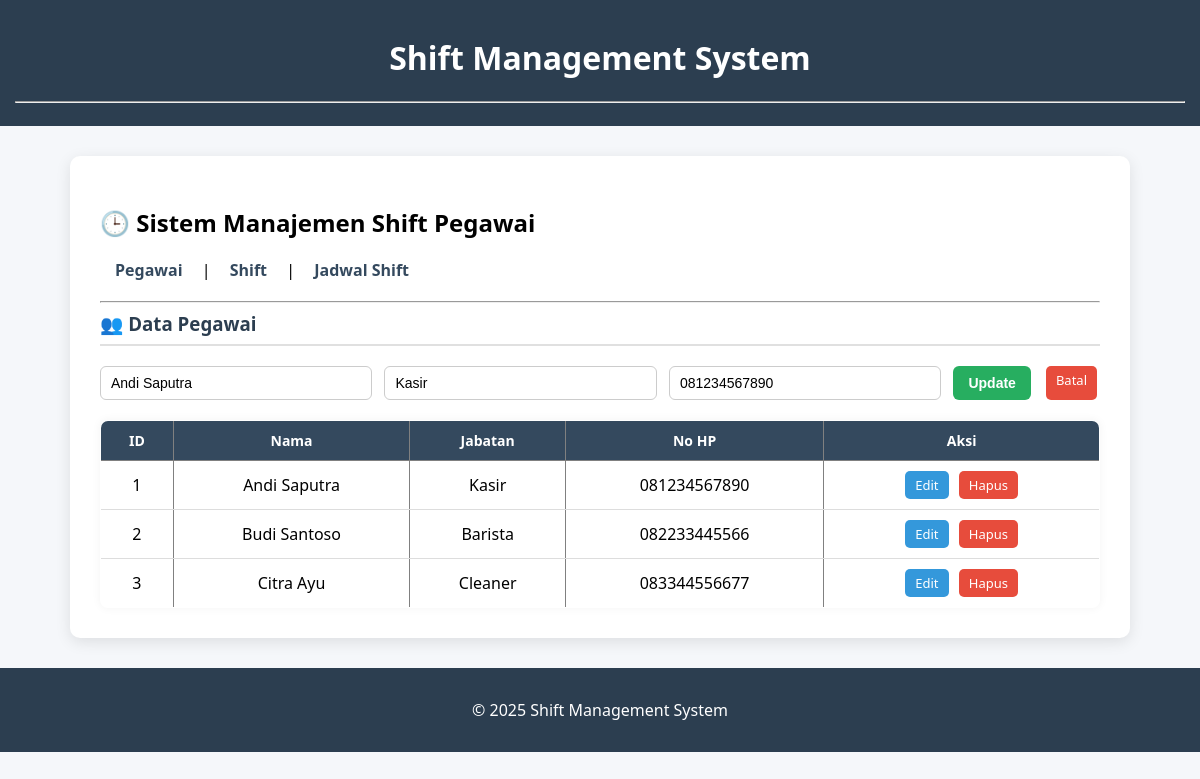
The page /?page=pegawai&edit_pegawai=1 on the database its author committed.
### tables this page shows
CREATE TABLE pegawai (
    id_pegawai INT AUTO_INCREMENT PRIMARY KEY,
    nama VARCHAR(100) NOT NULL,
    jabatan VARCHAR(50) NOT NULL,
    no_hp VARCHAR(15)
);

### config/db.php (called while the page is built, shortened)
<?php
class Database {
    private $host = "localhost";
    private $username = "root";
    private $password = "";
    private $dbname = "db_pegawai";
    public function __construct() {
        try {
            $this->conn = new PDO(
                "mysql:host=$this->host;dbname=$this->dbname",
                $this->username,
                $this->password
            );
        } catch (PDOException $e) {
            echo "Connection failed: " . $e->getMessage();
        }
    }
}
?>

### class/Pegawai.php (called while the page is built, shortened)
<?php
require_once 'config/db.php';
class Pegawai {
    private $db;
    public function __construct() {
        $this->db = (new Database())->conn;
    }
    public function getAllPegawai() {
        $stmt = $this->db->query("SELECT * FROM pegawai");
        return $stmt->fetchAll(PDO::FETCH_ASSOC);
    }
}
?>

### view/pegawai.php (the view, shortened to what this page needs)
<?php
$dataPegawai = $pegawai->getAllPegawai();
$editData = null;
if (isset($_GET['edit_pegawai'])) {
    foreach ($dataPegawai as $p) {
        if ($p['id_pegawai'] == $_GET['edit_pegawai']) {
            $editData = $p;
        }
    }
}
?>
<h3>👥 Data Pegawai</h3>
<form method="POST" class="form-box">
    <input type="text" name="nama" placeholder="Nama Pegawai"
           value="<?= $editData['nama'] ?? ''; ?>" required>
    <input type="text" name="jabatan" placeholder="Jabatan"
           value="<?= $editData['jabatan'] ?? ''; ?>" required>
    <input type="text" name="no_hp" placeholder="No HP"
           value="<?= $editData['no_hp'] ?? ''; ?>" required>
    <?php if ($editData): ?>
        <button type="submit" name="edit_pegawai" class="btn-primary">Update</button>
        <a href="?page=pegawai" class="btn btn-delete">Batal</a>
    <?php else: ?>
        <button type="submit" name="tambah_pegawai"class="btn-primary">Tambah</button>
    <?php endif; ?>
</form>
<table border="1" cellpadding="6" cellspacing="0">
    <tr>
        <th>ID</th>
        <th>Nama</th>
        <th>Jabatan</th>
        <th>No HP</th>
        <th>Aksi</th>
    </tr>
    <?php foreach ($dataPegawai as $p): ?>
    <tr>
        <td><?= $p['id_pegawai']; ?></td>
        <td><?= htmlspecialchars($p['nama']); ?></td>
        <td><?= htmlspecialchars($p['jabatan']); ?></td>
        <td><?= htmlspecialchars($p['no_hp']); ?></td>
        <td>
            <a href="?page=pegawai&edit_pegawai=<?= $p['id_pegawai']; ?>" class="btn btn-edit">Edit</a>
            <a href="?hapus_pegawai=<?= $p['id_pegawai']; ?>" class="btn btn-delete" onclick="return confirm('Yakin hapus data?')">Hapus</a>
        </td>
    </tr>
    <?php endforeach; ?>
</table>

### style.css (style rules this page uses)
body { font-family: 'Segoe UI', Tahoma, sans-serif; background-color: #f5f7fa; margin: 0; padding: 0; }
h3 { display: flex; align-items: center; gap: 8px; color: #2c3e50; margin-top: 0; border-bottom: 2px solid #e0e0e0; padding-bottom: 8px; }
.form-box { display: flex; gap: 12px; flex-wrap: wrap; margin-top: 20px; margin-bottom: 20px; }
input[type="text"], select { padding: 8px 10px; border: 1px solid #ccc; border-radius: 6px; flex: 1; min-width: 150px; font-size: 14px; }
button { padding: 8px 15px; font-size: 14px; border: none; border-radius: 6px; cursor: pointer; font-weight: 600; transition: all 0.25s ease; }
button.btn-primary { background: #27ae60; color: #fff; }
a.btn { display: inline-block; padding: 5px 10px; border-radius: 5px; text-decoration: none; font-size: 13px; color: white; margin: 0 3px; transition: 0.25s; }
a.btn-edit { background-color: #3498db; }
a.btn-delete { background-color: #e74c3c; }
table { width: 100%; border-collapse: collapse; margin-top: 15px; border-radius: 8px; overflow: hidden; box-shadow: 0 0 10px rgba(0,0,0,0.05); }
th { background-color: #34495e; color: white; padding: 10px; font-size: 14px; }
td { border-bottom: 1px solid #ddd; padding: 10px; text-align: center; }

### rows shown on the page
pegawai: nama "Andi Saputra", jabatan "Kasir", no_hp "081234567890", id_pegawai "1"
pegawai: id_pegawai "2", nama "Budi Santoso", jabatan "Barista", no_hp "082233445566"
pegawai: id_pegawai "3", nama "Citra Ayu", jabatan "Cleaner", no_hp "083344556677"
